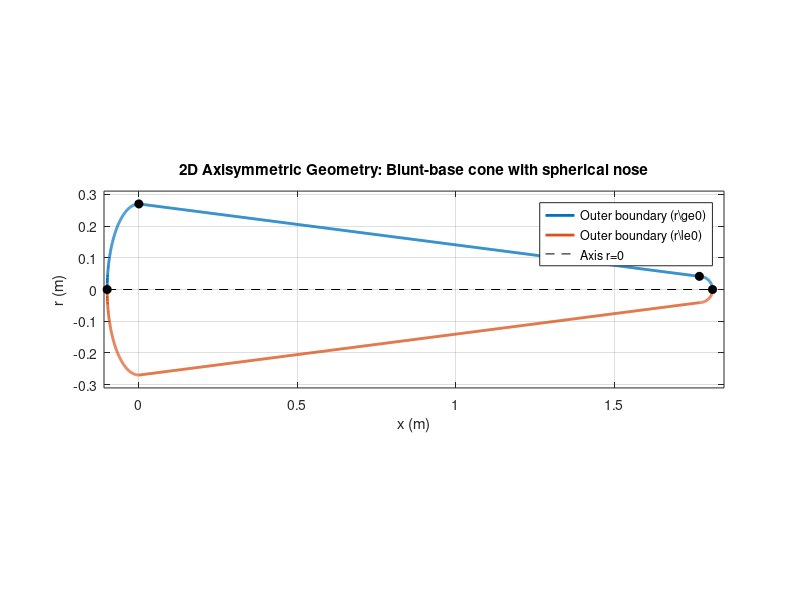

This chart was generated by the following MATLAB code:
function sharpb2curve()
% Plot the 2D (axisymmetric) x–r profile of the cone geometry from the .geo file.

% Parameters (meters)
cone_length  = 1.81;      % L
base_radius  = 0.27;      % R
tip_radius   = 0.0415;    % rt
base_height  = 0.10;      % ax (semi-axis along x of the base ellipsoid cap)

% Derived
x0 = 0.0;
x1 = cone_length - tip_radius;   % start of spherical nose cap
x2 = cone_length;               % tip location
R  = base_radius;
rt = tip_radius;
ax = base_height;

% Resolution
N1 = 400; N2 = 800; N3 = 200;

%% 1) Base cap: half-ellipse for x in [-ax, 0]
x_base = linspace(-ax, 0, N1);
r_base = R * sqrt(max(0, 1 - (x_base/ax).^2));  % r = R*sqrt(1-(x/ax)^2)

%% 2) Cone frustum: linear radius for x in [0, x1]
x_cone = linspace(0, x1, N2);
r_cone = R + (rt - R) * (x_cone - 0) / (x1 - 0); % linear from R to rt

%% 3) Nose cap: quarter circle for x in [x1, x2]
x_nose = linspace(x1, x2, N3);
r_nose = sqrt(max(0, rt^2 - (x_nose - x1).^2));  % (x-x1)^2 + r^2 = rt^2

%% Assemble outer boundary (upper profile)
x_top = [x_base, x_cone(2:end), x_nose(2:end)];
r_top = [r_base, r_cone(2:end), r_nose(2:end)];

%% Mirror for lower profile (optional, for full cross-section)
x_bot = fliplr(x_top);
r_bot = -fliplr(r_top);

%% Plot
figure; hold on; grid on; box on;
plot(x_top, r_top, 'LineWidth', 2);      % upper boundary
plot(x_bot, r_bot, 'LineWidth', 2);      % lower boundary (mirror)
plot([x_top(1), x_top(end)], [0, 0], 'k--'); % axis line

% Mark key points
plot(-ax, 0, 'ko', 'MarkerFaceColor','k');          % rear tip of base cap
plot(0, R, 'ko', 'MarkerFaceColor','k');            % max radius at x=0
plot(x1, rt, 'ko', 'MarkerFaceColor','k');          % cone-nose junction
plot(x2, 0, 'ko', 'MarkerFaceColor','k');           % nose tip

xlabel('x (m)');
ylabel('r (m)');
title('2D Axisymmetric Geometry: Blunt-base cone with spherical nose');
axis equal;

% Helpful limits
xlim([-(ax*1.1), cone_length*1.02]);
ylim([-(R*1.15), R*1.15]);

legend({'Outer boundary (r\ge0)','Outer boundary (r\le0)','Axis r=0'}, ...
       'Location','best');

end